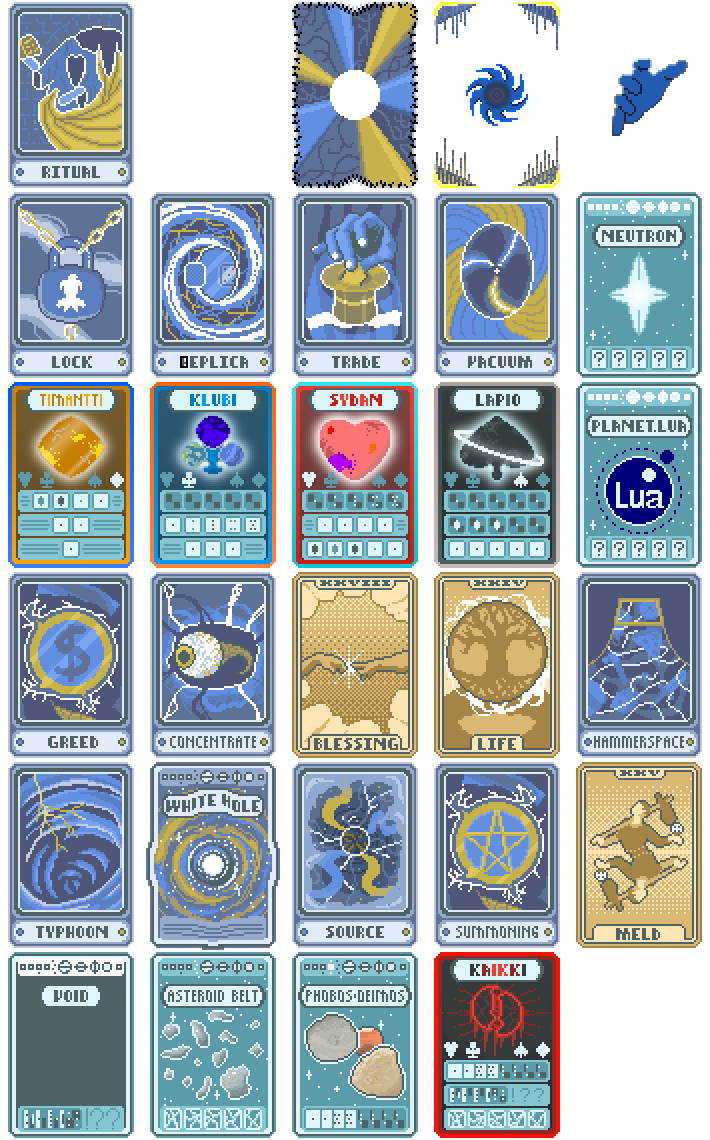
#> input picture assets/2x/atlasastral.png, 710 x 1140 px
$ python resize.py atlasastral.png
#> lines starting #> are read from the running program, lines starting #| are printed output that depends on the picture
import sys
from PIL import Image
import os
import time

def upscale_pixel_art(input_image, output_directory, input_image_path):
    # Double the size
    new_size = (int(input_image.width * 0.5), int(input_image.height * 0.5))
    resized_image = input_image.resize(new_size, Image.NEAREST)  # NEAREST resampling preserves pixelation

    # Save the resized image
    filename = os.path.basename(input_image_path)
    output_image_path = os.path.join(output_directory, filename)
    resized_image.save(output_image_path)

if __name__ == "__main__":
    if len(sys.argv) < 2:
        print("Usage: py resize.py <input_image>")
        sys.exit(1)

    input_image_path = sys.argv[1]
    input_image = Image.open(input_image_path)
#> input_image is the input picture: PIL image 710x1140 RGBA; mean R, G, B, A 103.7, 114, 119.9, 193

    output_directory = "../1x/"
    upscale_pixel_art(input_image, output_directory, input_image_path)
#> in upscale_pixel_art, `resized_image = input_image.resize(new_size, Image.NEAREST)`:
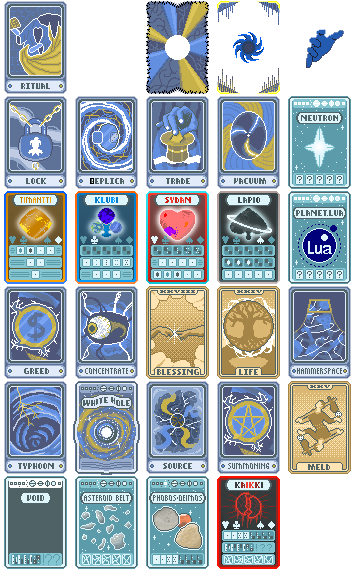
#> resized_image: PIL image 355x570 RGBA; mean R, G, B, A 103.7, 114, 119.9, 193; transparent parts drawn white

$ run again, on assets/2x/atlaseditiondeck.png
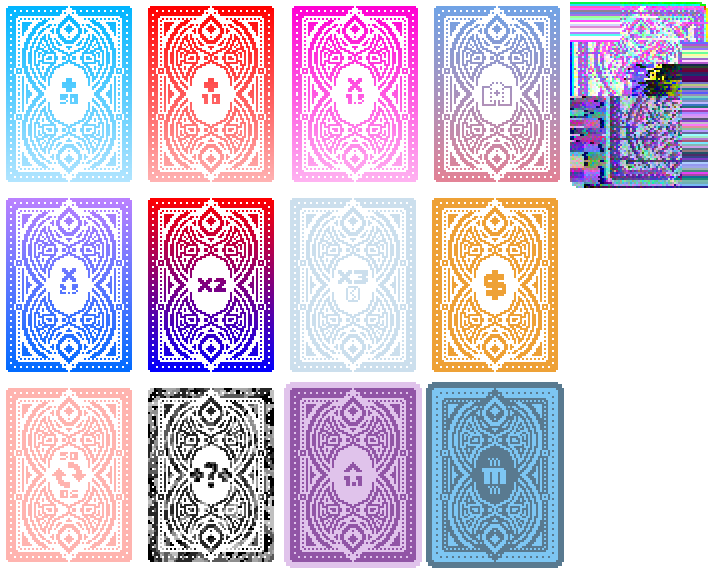
#> input picture assets/2x/atlaseditiondeck.png, 710 x 568 px
#> input_image is the input picture: PIL image 710x568 RGBA; mean R, G, B, A 167.2, 153, 173.7, 211.3
#> in upscale_pixel_art, `resized_image = input_image.resize(new_size, Image.NEAREST)`:
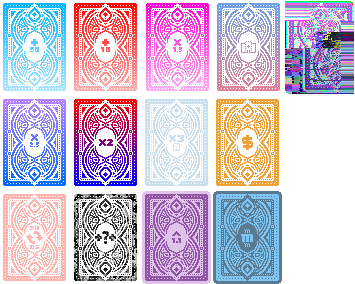
#> resized_image: PIL image 355x284 RGBA; mean R, G, B, A 167.2, 153, 173.7, 211.3; transparent parts drawn white

$ run again, on assets/2x/atlasnotjokers.png
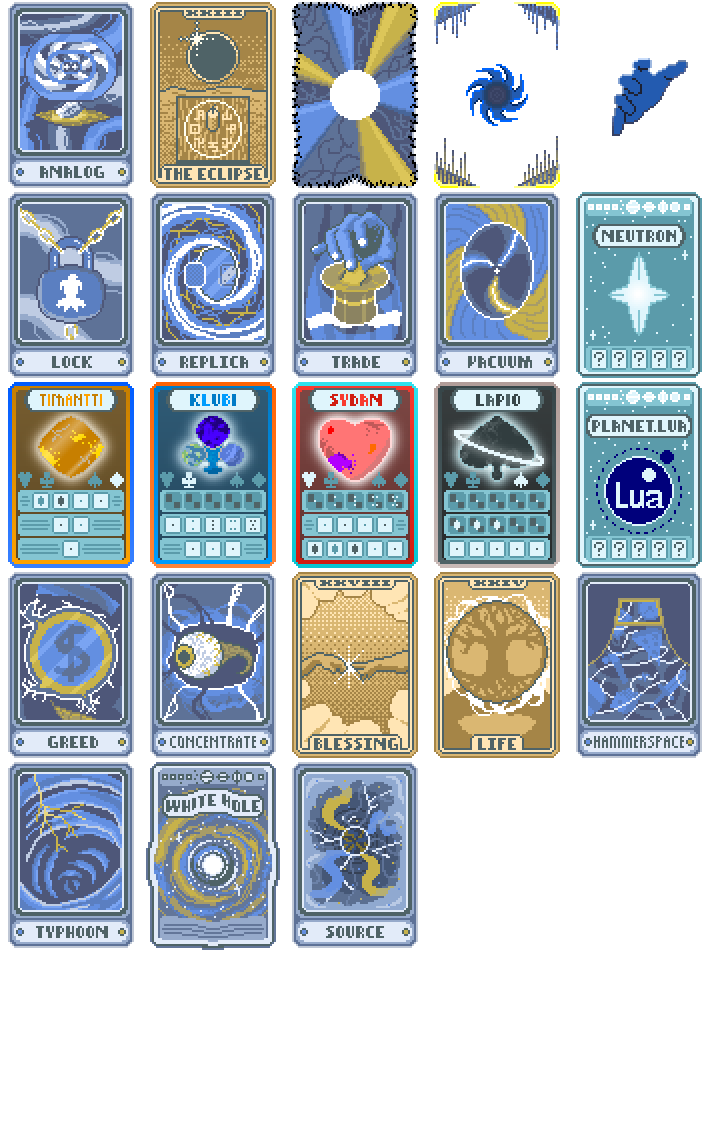
#> input picture assets/2x/atlasnotjokers.png, 710 x 1140 px
#> input_image is the input picture: PIL image 710x1140 RGBA; mean R, G, B, A 83.8, 91.8, 97.7, 156.2
#> in upscale_pixel_art, `resized_image = input_image.resize(new_size, Image.NEAREST)`:
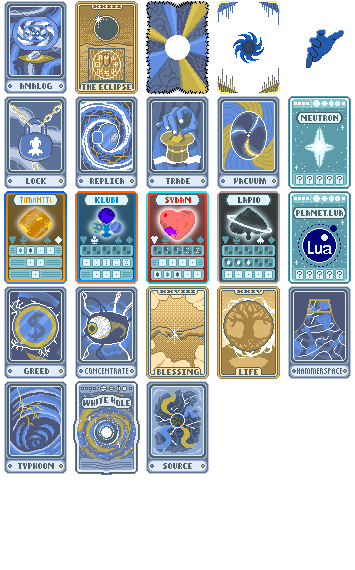
#> resized_image: PIL image 355x570 RGBA; mean R, G, B, A 83.8, 91.8, 97.7, 156.2; transparent parts drawn white
